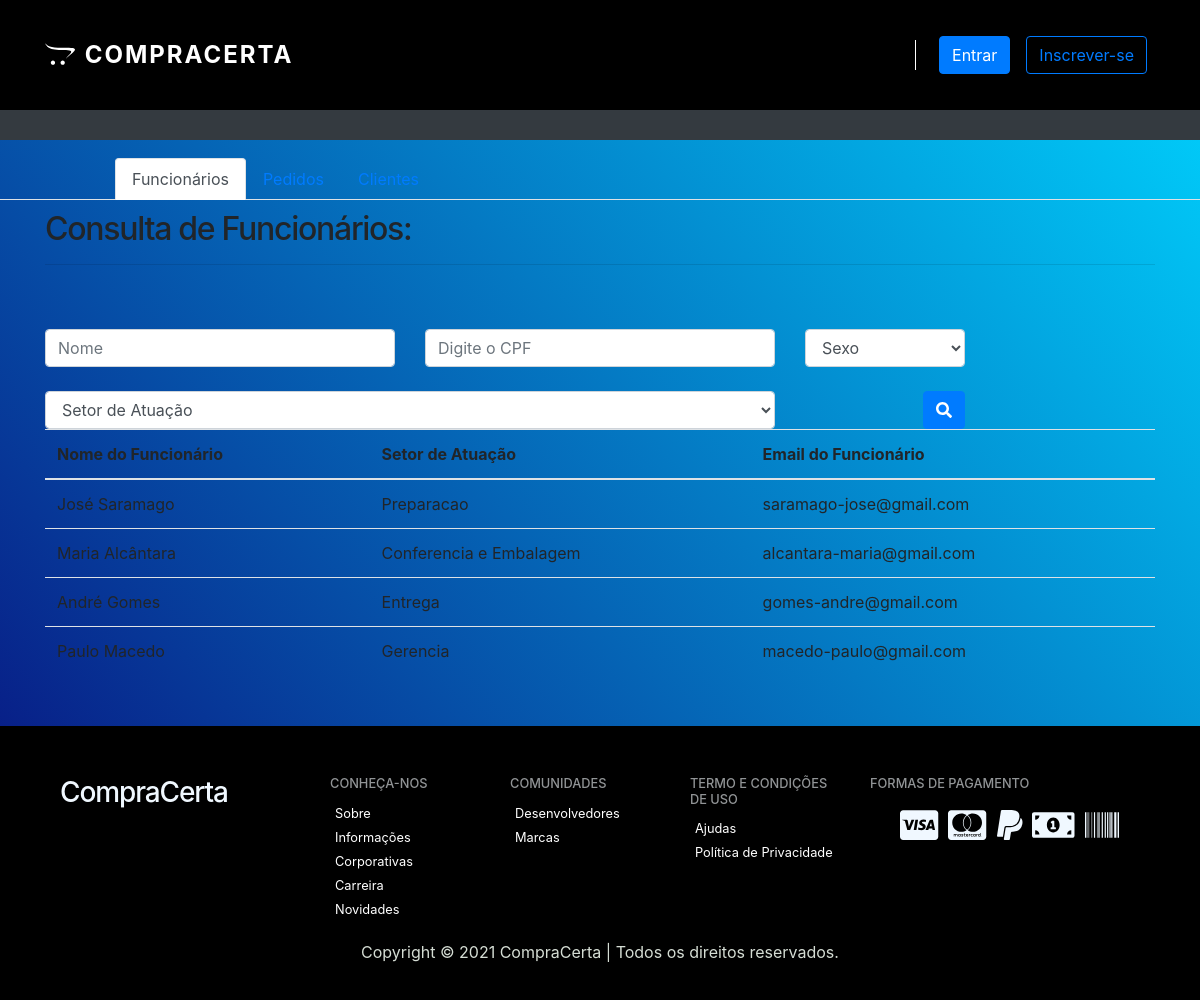
Page /Views/admin-gerente/PaginaGerente.php on the committed database.
### tables this page shows
CREATE TABLE `funcionarios` (
  `idFuncionario` int(11) NOT NULL,
  `nomeFuncionario` varchar(100) NOT NULL,
  `senhaFuncionario` varchar(100) NOT NULL,
  `emailFuncionario` varchar(100) NOT NULL,
  `ehGerente` bit(1) NOT NULL,
  `setorFuncionario` varchar(100) NOT NULL
);

### Models/Funcionario_Service.php (called while the page is built, shortened)
<?php
class FuncionarioService{
	public function getFuncionarios() {
		try {
		  $conexao =Conexao::conectar();
		  $sql = "SELECT * FROM funcionarios";
		  $stmt = $conexao -> prepare($sql);
		  $stmt -> execute();
		  $funcionarios = array();
		  while ($data = $stmt->fetch()) {
			$funcionario = new FuncionarioModel($data["idFuncionario"], $data["nomeFuncionario"], $data["emailFuncionario"], $data["senhaFuncionario"], $data['ehGerente'], $data['setorFuncionario']);
			$funcionario->setIdFuncionario($data["idFuncionario"]);
			$funcionario->setNomeFuncionario($data["nomeFuncionario"]);
			$funcionario->setEmailFuncionario($data["emailFuncionario"]);
			$funcionario->setSenhaFuncionario($data["senhaFuncionario"]);
			$funcionario->setGerenteFuncionario($data["ehGerente"]);
			$funcionario->setSetorFuncionario($data["setorFuncionario"]);
			array_push($funcionarios, $funcionario);
		  }
		  return $funcionarios;
		} catch (PDOException $e) {
		  return null;
		}
	  }
}
?>

### Controllers/FuncionarioController.php (called while the page is built, shortened)
<?php
class FuncionarioController
{
    public static function getFuncionarios() {
        $funcionarioService = new FuncionarioService();
        $allFuncionarios = $funcionarioService->getFuncionarios();
        return $allFuncionarios;
      }
}
?>

### Models/Funcionario_Model.php (called while the page is built, shortened)
<?php
class FuncionarioModel
{
    private $nomeFuncionario;
    private $emailFuncionario;
    private $setorFuncionario;
    public function __construct($idFuncionario, $nomeFuncionario,$emailFuncionario, $senhaFuncionario, $gerenteFuncionario, $setorFuncionario){
        $this->nomeFuncionario = $nomeFuncionario;
        $this->emailFuncionario = $emailFuncionario;
        $this->setorFuncionario = $setorFuncionario;
    }
    public function setIdFuncionario($idFuncionario){
        return $this->idFuncionario = $idFuncionario;
    }
    public function getNomeFuncionario(){
        return $this->nomeFuncionario;
    }
    public function setNomeFuncionario($nomeFuncionario){
        return $this->nomeFuncionario = $nomeFuncionario;
    }
    public function getEmailFuncionario(){
        return $this->emailFuncionario;
    }
    public function setEmailFuncionario($emailFuncionario){
        return $this->emailFuncionario = $emailFuncionario;
    }
    public function setSenhaFuncionario($senhaFuncionario){
        return $this->senhaFuncionario = $senhaFuncionario;
    }
    public function setGerenteFuncionario($gerenteFuncionario){
        return $this->gerenteFuncionario = $gerenteFuncionario;
    }
    public function getSetorFuncionario(){
        return $this->setorFuncionario;
    }
    public function setSetorFuncionario($setorFuncionario){
        return $this->setorFuncionario = $setorFuncionario;
    }
}
?>

### Views/admin-gerente/PaginaGerente.php (the view, shortened to what this page needs)
<?php
require_once "../../Models/Funcionario_Model.php";
require_once "../../Models/Funcionario_Service.php";
require_once "../../Controllers/FuncionarioController.php";
$funcionarios = FuncionarioController::getFuncionarios();
?>
<!DOCTYPE html>
<html lang="pt-br">
  <head>
    <link rel="stylesheet" href="https://stackpath.bootstrapcdn.com/bootstrap/4.1.3/css/bootstrap.min.css">
    <link rel="stylesheet" href="https://use.fontawesome.com/releases/v5.3.1/css/all.css">
    <link rel="stylesheet" type="text/css" href="../../Assets/css/my-style.css">
    <link rel="stylesheet" type="text/css" href="../Assets/css/estilo.css">
		<link rel="stylesheet" href="https://maxcdn.bootstrapcdn.com/bootstrap/4.0.0/css/bootstrap.min.css">
    <header >
      <nav class="navbar navbar-expand-md fixed-top navbar-black">
        <div class="container">
          <a style="color: #fff;
          font-size: 24px;
          text-transform: uppercase;
          text-decoration: none;
          font-weight: 700;
          letter-spacing: 2px;" href="PaginaGerente.php" class="navbar-brand"><i style="margin-right: 2px;" class="fab fa-opencart"></i>
            CompraCerta
          </a>
          <div class="collapse navbar-collapse" id="nav-principal">
            <ul class="navbar-nav ml-auto">
              <?php if (!isset($_SESSION['user'])) { ?>
              <li class="nav-item">
                <a href="login.php" class="nav-link"><Compre Agora type="Compre Agora" class="btn btn-primary">Entrar</Compre Agora></a>
              </li>
              <li class="nav-item">
                <a href="cadastro.php" class="nav-link"><Compre Agora type="Compre Agora" class="btn btn-outline-primary">Inscrever-se</Compre Agora></a>
              </li>
              <?php } ?>
        </div>
      </nav>
    </header>
  </head>
  <body id="page-gerente">
    <section id="cadastro" style="height: 110px;">
    </section>
    <nav style="background-color: black; height: 30px;" class="navbar navbar-expand-lg navbar-dark bg-dark mb-5">
    </nav>
    <ul style="padding-left: 115px; margin-bottom: 10px; margin-top: -30px;" class="nav nav-tabs">
      <li class="nav-item">
        <a class="nav-link active" href="PaginaGerente.php">Funcionários</a>
      </li>
      <li class="nav-item">
        <a class="nav-link " href="pedidos-consulta.php">Pedidos</a>
      </li>
      <li class="nav-item">
        <a class="nav-link" href="cliente-consulta.php">Clientes</a>
      </li>
    </ul>
    <div class="container">
      <div class="row">
        <div class="col mb-5">
          <h2 >Consulta de Funcionários:</h2>
          <hr>
        </div>
      </div>
      <div class="row mb-4">
        <div class="col-md-4">
            <input type="text" class="form-control" placeholder="Nome" id="nome-funcionario" />
        </div>
        <div class="col-md-4">
            <input type="text" class="form-control" id="cpf-funcionario" \
            pattern="\d{3}\.\d{3}\.\d{3}-\d{2}" \ placeholder="Digite o CPF"/>
        </div>
        <div class="col-md-2">
            <select class="form-control" id="sexo-funcionario">
              <option value="">Sexo</option>
            </select>
        </div>
      </div>
      <div class="row">
        <div class="col-md-8">
            <select class="form-control" id="setor-funcionario">
              <option value="">Setor de Atuação</option>
            </select>
          </div>
          <div class="col-md-2 d-flex justify-content-end">
            <button type="button" class="btn btn-primary" onclick="pesquisarDespesa()">
              <i class="fas fa-search"></i>
            </button>
          </div>
      </div>
      <div class="row">
        <div class="col">
          <table class="table" >
            <thead>
              <tr>
                <th>Nome do Funcionário</th>
                <th>Setor de Atuação</th>
                <th>Email do Funcionário</th>
              </tr>
            </thead>
            <tbody id="listaDespesas">
              <?php
              foreach ($funcionarios as $funcionario) {
                $nome = $funcionario->getNomeFuncionario();
                $setor = $funcionario->getSetorFuncionario();
                $email = $funcionario->getEmailFuncionario();
              ?>
                <tr>
                  <td><?= $nome ?></td>
                  <td><?= $setor ?></td>
                  <td><?= $email ?></td>
                </tr>
              <?php } ?>
            </tbody>
          </table>
        </div>
      </div>
    </div>
    <footer>
      <div class="container">
        <div class="row col-12">
        <div class="col-3">
          <h3 style="color: aliceblue;">CompraCerta</h3>
        </div>
        <div class="col-2">
         <h4>Conheça-nos</h4>
         <ul class="navbar-nav">
           <li><a href="">Sobre</a></li>
           <li><a href="">Informações Corporativas</a></li>
           <li><a href="">Carreira</a></li>
           <li><a href="">Novidades</a></li>
         </ul>
        </div>
        <div class="col-2">
          <h4>COMUNIDADES</h4>
         <ul class="navbar-nav">
           <li><a href="">Desenvolvedores</a></li>
           <li><a href="">Marcas</a></li>
         </ul>
        </div>
        <div class="col-2">
          <h4>Termo e condições de uso</h4>
         <ul class="navbar-nav">
           <li><a href="">Ajudas</a></li>
           <li><a href="">Política de Privacidade</a></li>
         </ul>
        </div>
        <div class="col-3">
          <h4>Formas de Pagamento</h4>
          <ul class="row">
          <li style="color: aliceblue; font-size: 34px;"><i class="fab fa-cc-visa"></i></li>
          <li style="color: aliceblue; font-size: 34px;"><i class="fab fa-cc-mastercard"></i></li>
          <li style="color: aliceblue; font-size: 34px;"><i class="fab fa-paypal"></i></li>
          <li style="color: aliceblue; font-size: 34px;"><i class="fas fa-money-bill-alt"></i></li>
          <li style="color: aliceblue; font-size: 34px;"><i class="fas fa-barcode"></i></li>
          </ul>
        </div>
        </div>
      </div>
      <div class="" style="text-align: center; margin-top: 20px; color: rgb(213, 221, 212);">
      <p>Copyright &copy; 2021 CompraCerta | Todos os direitos reservados.</p>
      </div>
      </footer>
  </body>
</html>

### Assets/css/my-style.css (style rules this page uses)
.navbar { background: black; height: 110px; }
footer { margin-top: 35px; background: black; padding: 50px 0px 20px 0px; position: relative; }
footer h4 { color: #919496; font-size: 0.8em; text-transform: uppercase; }
footer .navbar-nav a { color: white; font-size: 0.8em; }
footer ul { list-style: none; }
footer ul li { float: right; margin: 0 5px; }
table { margin-bottom: 50px; }

### Assets/css/estilo.css (style rules this page uses)
html, body, #home { height: 100%; overflow-x: hidden; }
body { background: url(../images/mercado.jpg), linear-gradient(50deg,#090979,#00d4ff); background-attachment: fixed; background-size: cover; font-family: Arial, Helvetica, sans-serif }
nav.navbar-black { background: black; padding: 20px 0px; }
.btn-outline-primary { color:aliceblue; border-color: aliceblue; }
#servicos h2, h3 { color: #007FFF; }
footer { margin-bottom: 0px; }
footer { background: black; padding: 50px 0px 20px 0px; position: relative; }
footer h4 { color: #919496; font-size: 0.8em; text-transform: uppercase; }
footer .navbar-nav a { color: white; font-size: 0.8em; }
footer ul { list-style: none; }
footer ul li { float: right; margin: 0 5px; }
h2 { font-size: 3em; font-weight: 700; letter-spacing: -0.04em; }
h3 { font-size: 2em; font-weight: 700; letter-spacing: -0.04em; }

### rows in the picture
funcionarios: nomeFuncionario "José Saramago", setorFuncionario "Preparacao", emailFuncionario "saramago-jose@gmail.com"
funcionarios: nomeFuncionario "Maria Alcântara", setorFuncionario "Conferencia e Embalagem", emailFuncionario "alcantara-maria@gmail.com"
funcionarios: setorFuncionario "Entrega", emailFuncionario "gomes-andre@gmail.com"
funcionarios: setorFuncionario "Gerencia", emailFuncionario "macedo-paulo@gmail.com"
